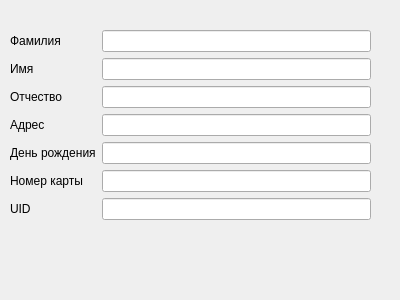
<?xml version="1.0" encoding="UTF-8"?>
<ui version="4.0">
 <class>HumanInfo</class>
 <widget class="QDialog" name="HumanInfo">
  <property name="geometry">
   <rect>
    <x>0</x>
    <y>0</y>
    <width>400</width>
    <height>300</height>
   </rect>
  </property>
  <property name="windowTitle">
   <string>Dialog</string>
  </property>
  <widget class="QWidget" name="formLayoutWidget">
   <property name="geometry">
    <rect>
     <x>10</x>
     <y>30</y>
     <width>361</width>
     <height>231</height>
    </rect>
   </property>
   <layout class="QFormLayout" name="formLayout">
    <item row="0" column="0">
     <widget class="QLabel" name="label_1">
      <property name="text">
       <string>Фамилия</string>
      </property>
     </widget>
    </item>
    <item row="1" column="0">
     <widget class="QLabel" name="label_2">
      <property name="text">
       <string>Имя</string>
      </property>
     </widget>
    </item>
    <item row="2" column="0">
     <widget class="QLabel" name="label_3">
      <property name="text">
       <string>Отчество</string>
      </property>
     </widget>
    </item>
    <item row="3" column="0">
     <widget class="QLabel" name="label_4">
      <property name="text">
       <string>Адрес</string>
      </property>
     </widget>
    </item>
    <item row="4" column="0">
     <widget class="QLabel" name="label_5">
      <property name="text">
       <string>День рождения</string>
      </property>
     </widget>
    </item>
    <item row="5" column="0">
     <widget class="QLabel" name="label_6">
      <property name="text">
       <string>Номер карты</string>
      </property>
     </widget>
    </item>
    <item row="6" column="0">
     <widget class="QLabel" name="label_7">
      <property name="text">
       <string>UID</string>
      </property>
     </widget>
    </item>
    <item row="0" column="1">
     <widget class="QLineEdit" name="name1"/>
    </item>
    <item row="1" column="1">
     <widget class="QLineEdit" name="name2"/>
    </item>
    <item row="2" column="1">
     <widget class="QLineEdit" name="name3"/>
    </item>
    <item row="3" column="1">
     <widget class="QLineEdit" name="adress"/>
    </item>
    <item row="4" column="1">
     <widget class="QLineEdit" name="birthday"/>
    </item>
    <item row="5" column="1">
     <widget class="QLineEdit" name="cardname"/>
    </item>
    <item row="6" column="1">
     <widget class="QLineEdit" name="uid"/>
    </item>
   </layout>
  </widget>
 </widget>
 <resources/>
 <connections/>
</ui>
